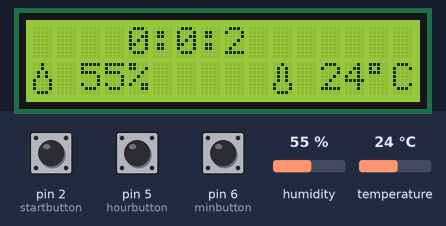
Recording of a sketch running on a simulated Arduino Uno, built with avr-gcc and run on an emulated ATmega328P. On the bench: 16×2 character LCD. The inputs (shaded band) are chosen by the test bench; at power-on: pin 2 (startbutton) HIGH, pin 5 (hourbutton) HIGH, pin 6 (minbutton) HIGH, temperature 24 °C, humidity 55 %.

Above: at 3.2 s.
3.3 s: pin 2 (startbutton) pulled LOW for 1.25 s
At 5.5 s:
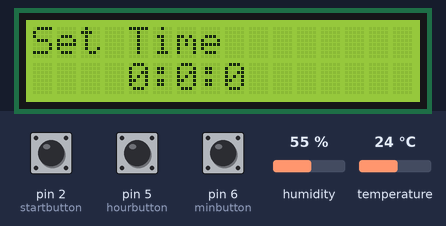
6.0 s: pin 5 (hourbutton) pulled LOW for 1.25 s
At 7.8 s:
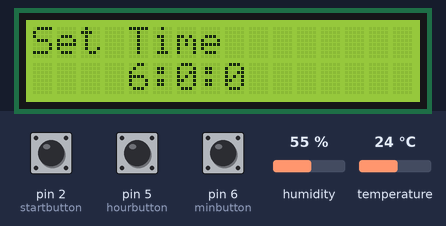
8.7 s: pin 6 (minbutton) pulled LOW for 3.2 s
At 13.0 s:
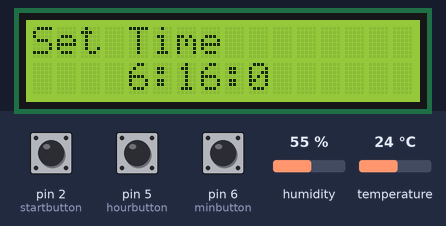
13.4 s: pin 6 (minbutton) pulled LOW for 1.25 s
At 15.2 s:
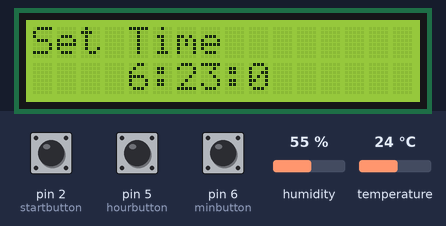
16.1 s: pin 2 (startbutton) pulled LOW for 1.25 s
At 16.8 s:
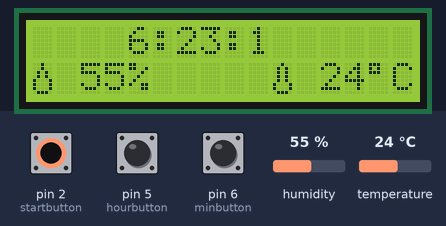
18.8 s: temperature set to 5 °C
At 20.1 s:
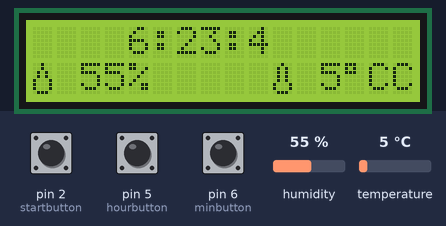
Timing chart, 0 to 21.8 s (numbered marks = the images above; inputs shaded):
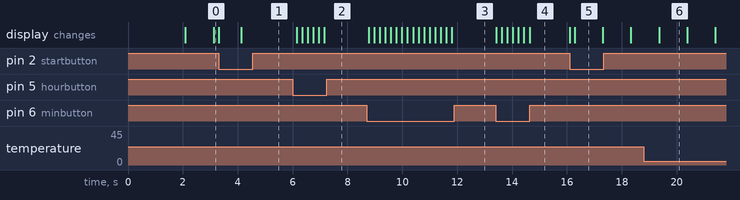

Measured:
- after the input at 3.3 s, the display: first changes at once (image 1 shows a later state)
- after the input at 6.0 s, the display: first changes after 0.14 s (image 2 shows a later state)
- after the input at 8.7 s, the display: first changes after 0.07 s (image 3 shows a later state)
- after the input at 13.4 s, the display: first changes at once (image 4 shows a later state)
- after the input at 16.1 s, the display: first changes at once (image 5 shows a later state)
- after the input at 18.8 s, the display: changes after 0.56 s (image 6)
- what the display in image 5 shows lasts 1.0 s, from 16.3 s to 17.3 s

The sketch:

ClockTest.ino
```cpp
// (licence header left out)
#include <LiquidCrystal.h>
#include <dht11.h>

int sec=0,minute=0,hour=0, startstop=1;
//buttons config
int hourbutton=5;
int minbutton=6;
int startbutton=2;
int buttonState1=0;
int buttonState2=0;


//temperature and humidity sensor
dht11 DHT;
int temp=0,hum=0;
const int dht11_data=3;

LiquidCrystal lcd(7,8,9,10,11,12);

//Glyph data
byte therm[8] = {
  B00100,
  B01010,
  B01010,
  B01010,
  B01010,
  B10001,
  B10001,
  B01110
 };

byte drop[8] = {
  B00100,
  B00100,
  B01010,
  B01010,
  B10001,
  B10001,
  B10001,
  B01110
};


void setup()
{
  lcd.createChar(1,drop);
    lcd.createChar(2,therm);
    lcd.begin(16,2);
    lcd.print("Welcome Gousheeg");
    delay(2000);
    lcd.clear();

    pinMode(minbutton, INPUT_PULLUP);
    pinMode(hourbutton, INPUT_PULLUP);
    pinMode(startbutton, INPUT_PULLUP);

  attachInterrupt(digitalPinToInterrupt(2),button1,FALLING);
}

void loop()
{
  while(startstop==1)
  {
      DHT.read(dht11_data);
      temp=DHT.temperature;
      hum=DHT.humidity;

      lcd.setCursor(0,1);
      lcd.write(byte(1));
      lcd.print(" ");
      lcd.print(hum);
      lcd.print("%");

      lcd.setCursor(10,1);
      lcd.write(byte(2));
      lcd.print(" ");
      lcd.print(temp);
      lcd.write(0xDF);
      lcd.print("C");


    sec+=1;

    if(sec==60){
    minute+=1;
    sec=0;
    }

    if(minute==60){
    hour+=1;
    minute=0;
    }

    if(hour==24){
    minute=0;
    hour=0;
    }

    lcd.setCursor(4,0);
    lcd.print(hour);
    lcd.print(":");
    lcd.print(minute);
    lcd.print(":");
    lcd.print(sec);
    delay(1000);
  }

  while(startstop==0){
    sec=0;
    buttonState1=digitalRead(hourbutton);
    buttonState2=digitalRead(minbutton);

    if(buttonState1==LOW){
      hour+=1;
      if(hour==24){hour=0;}
    }

    if(buttonState2==LOW){
      minute+=1;
      if(minute==60){minute=0;}
    }


    lcd.setCursor(0,0);
    lcd.print("Set Time");
    lcd.setCursor(4,1);

    lcd.print(hour);
    lcd.print(":");
    lcd.print(minute);
    lcd.print(":");
    lcd.print(sec);
    delay(200);
  }
}

//ISR
void button1(){
  lcd.clear();
  startstop^=1;
}
```
